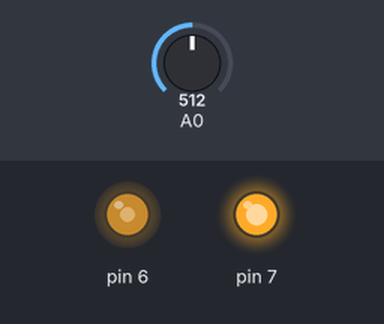
Recording of a sketch running on a simulated Arduino Uno, built with avr-gcc and run on an emulated ATmega328P. On the bench: output pins drawn as LEDs (lit = HIGH). The inputs (shaded band) are chosen by the test bench; at power-on: A0 = 512. What the sketch prints to the serial monitor is not drawn.

Above: at 1.2 s.
1.3 s: A0 set to 1023
At 1.98 s:
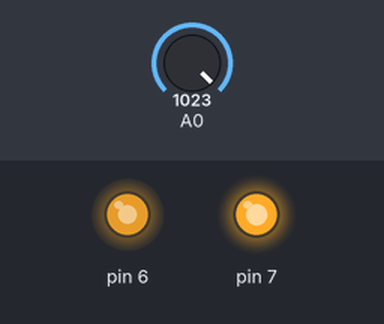
4.3 s: A0 set to 900
At 5.33 s:
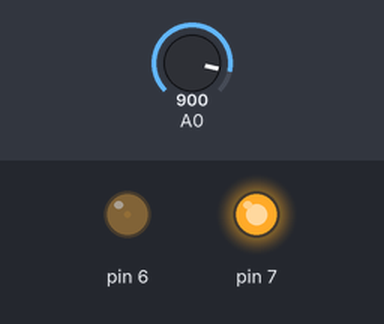
Timing chart, 0 to 13.3 s (numbered marks = the images above; inputs shaded):
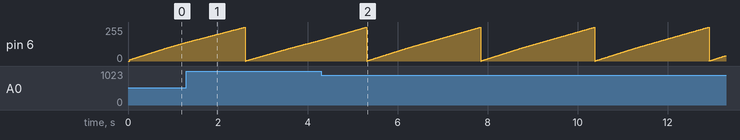

Measured:
- by itself, pin 6: ramps from 0/255 to 254/255 and jumps back, once every 2.5 s

The sketch:

IRTest_Circuit_1_ArduinoUNO.ino
```cpp
int i = 0;

void setup() {
  Serial.begin(9600);
  pinMode(6,OUTPUT);
  pinMode(7,OUTPUT);
  digitalWrite(7,HIGH);

  //Serial.println("Raw Input test started");
  //Serial.println("Receiver,Photodiode");
  Serial.println("Analog,Photodiode");


}

void loop() {
  //Serial.print(digitalRead(7));
  //Serial.print(",");
  for(i=0; i<255; i++){
    analogWrite(6,i);
    delay(3);
    Serial.println(i);
    Serial.println(analogRead(A0));
  }


}
```
